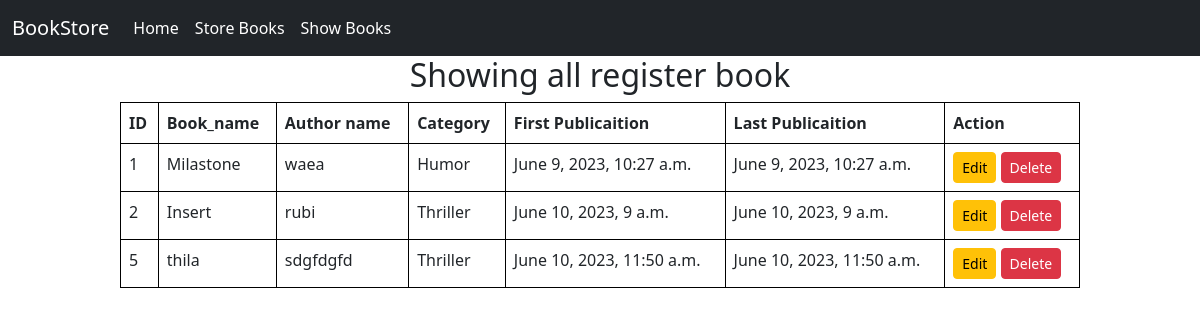
/showbook/, run on the app's committed database.
### book/models.py (models this page shows)
class BookStoreModel(models.Model):
    CATGORY=(
        ('Mystery','Mystery'),
        ('Thriller','Thriller'),
        ('Sci-Fi','Sci-Fi'),
        ('Humor','Humor'),
        ('Horror','Horror'),
    )
    id =models.IntegerField(primary_key=True)
    book_name=models.CharField(max_length=30)
    author=models.CharField(max_length=30)
    catgory=models.CharField(max_length=20,choices=CATGORY)
    first_pub=models.DateTimeField(auto_now_add=True)#ekdom first date aita
    last_pub=models.DateTimeField(auto_now=True)#tarpor jjoto par update hobe tar date aita

### book/views.py (the view)
# urls.py: path("showbook/",showbook,name="showbook"),
def showbook(request):
    bookdata=BookStoreModel.objects.all()
    return render(request,"show-book.html",{'data':bookdata})

### book/templates/show-book.html
{% extends "base.html" %}
{%block content %}
<h2 style="padding: 5; text-align: center;">Showing all register book </h2>
  {%if data%}
  <table  style="padding: 5%; width:80%;margin:auto"  class="table table-hover table-bordered  border-black" >
  <thead>
    <tr>
      <th scope="col">ID</th>
      <th scope="col">Book_name</th>
      <th scope="col">Author name</th>
      <th scope="col">Category</th>
      <th scope="col">First Publicaition</th>
      <th scope="col">Last Publicaition</th>
      <th scope="col">Action</th>
    </tr>
  </thead>
   {%for i in  data%}
    <tr>
     <td>{{i.id}}</td>
     <td>{{i.book_name}}</td>
     <td>{{i.author}}</td>
     <td>{{i.catgory}}</td>
     <td>{{i.first_pub}}</td>
     <td>{{i.last_pub}}</td>
     <td><a href="{%url 'editbook' id=i.id %}" type="button" class="btn btn-warning btn-sm">Edit</a>
    <a href="{%url 'deletebook' id=i.id %}" type="button" class="btn btn-danger btn-sm">Delete</a></td>
    </tr>
    {%endfor%}
</table>
  {% else %}
  <h2  style="padding: 5; text-align: center;">No data available </h2>
  {% endif %}
{%endblock%}

### book/templates/base.html (shortened to what this page needs)
<!DOCTYPE html>
<html lang="en">
<head>
  <link href="https://cdn.jsdelivr.net/npm/bootstrap@5.3.0/dist/css/bootstrap.min.css" rel="stylesheet"
>
</head>
<body>
  <nav class="navbar navbar-expand-lg bg-dark">
    <div class="container-fluid">
      <a class="navbar-brand text-white" href="#">BookStore</a>
      <div class="collapse navbar-collapse" id="navbarNav">
        <ul class="navbar-nav">
          <li class="nav-item">
            <a class="nav-link active text-white" aria-current="page" href="{% url 'homepage' %}">Home</a>
          </li>
          <li class="nav-item">
            <a class="nav-link text-white" href="{%url 'storebook'%}">Store Books</a>
          </li>
          <li class="nav-item">
            <a class="nav-link text-white" href="{%url 'showbook' %}">Show Books</a>
          </li>
        </ul>
      </div>
    </div>
  </nav>
  {%block content %} {% endblock %}
</body>
</html>

### data on the page
BookStoreModel: id "1", book_name "Milastone", author "waea", catgory "Humor", first_pub "June 9, 2023, 10:27 a.m.", last_pub "June 9, 2023, 10:27 a.m."
BookStoreModel: id "2", book_name "Insert", author "rubi", catgory "Thriller", first_pub "June 10, 2023, 9 a.m.", last_pub "June 10, 2023, 9 a.m."
BookStoreModel: id "5", book_name "thila", author "sdgfdgfd", catgory "Thriller", first_pub "June 10, 2023, 11:50 a.m.", last_pub "June 10, 2023, 11:50 a.m."
